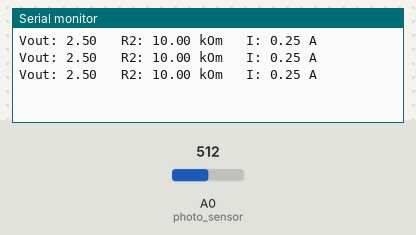
Simulated run of this sketch. Board: Arduino Uno, built with avr-gcc and run on an emulated ATmega328P. Parts: the last lines printed to the serial monitor. The inputs (shaded band) are chosen by the test bench; at power-on: A0 (photo_sensor) = 512.

Above: at 1.3 s.
1.4 s: A0 (photo_sensor) set to 0
At 1.9 s:
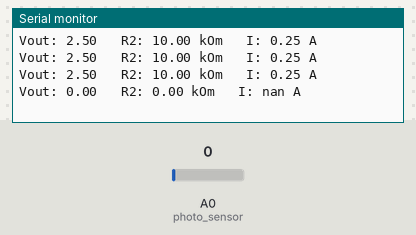
3.5 s: A0 (photo_sensor) set to 122
At 3.9 s:
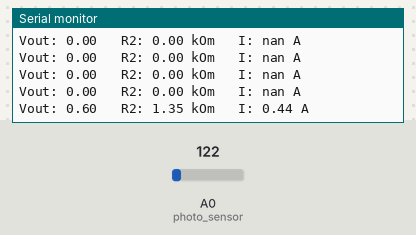

The sketch:

sketch_photoresist.ino
```cpp
#define photo_sensor A0
void setup() {
  // put your setup code here, to run once:
  Serial.begin(9600);
}

void loop() {
  // put your main code here, to run repeatedly:
  float Vin = 5;
  float Vout = analogRead(photo_sensor)*5/1024.0;
  float R1 = 10;
  float R2 = (Vout * R1)/(Vin - Vout);
  float I = Vout/R2;
  Serial.print("Vout: ");
  Serial.print(Vout);
  Serial.print("\t R2: ");
  Serial.print(R2);
  Serial.print(" kOm");
  Serial.print("\t I: ");
  Serial.print(I);
  Serial.println(" A");

  delay(500);
}
```

Measured:
- after the input at 1.4 s, the serial monitor: prints a new line after 0.10 s (image 1)
- after the input at 3.5 s, the serial monitor: prints a new line at once (image 2)
